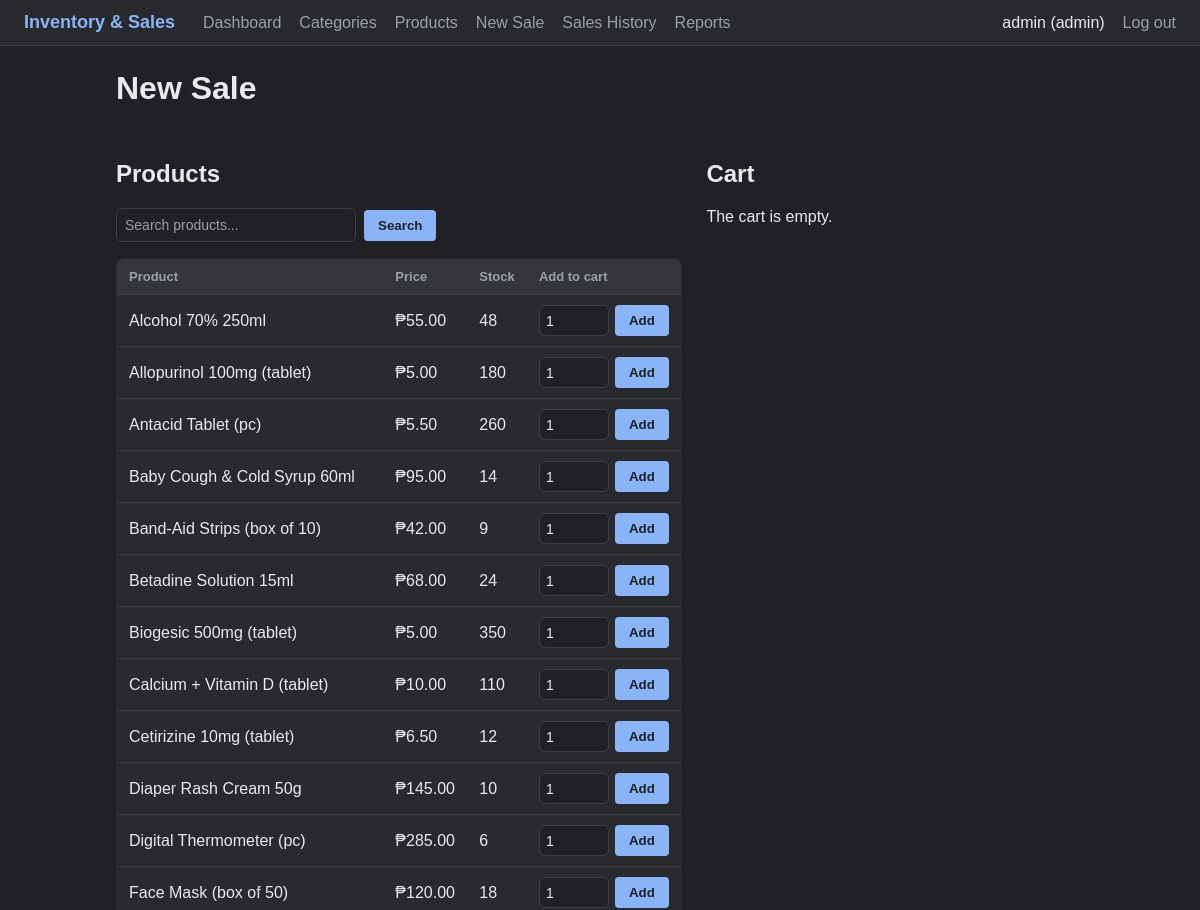
/pages/sales.php (signed in, upper part), run on an earlier commit of the app's database.
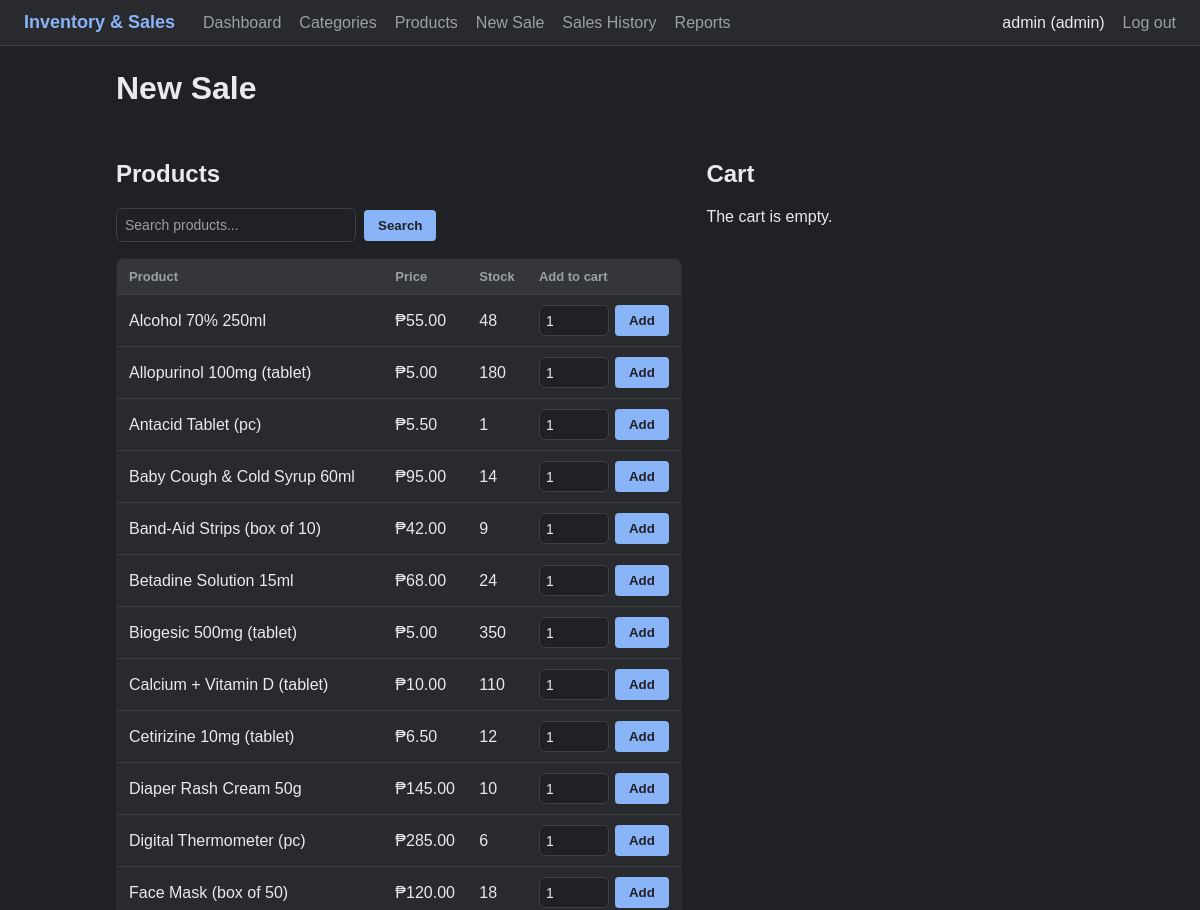
And on a later commit of the database.
### tables this page shows
CREATE TABLE `products` (
  `id` int(11) NOT NULL,
  `category_id` int(11) DEFAULT NULL,
  `name` varchar(150) NOT NULL,
  `price` decimal(10,2) NOT NULL,
  `stock` int(11) DEFAULT 0,
  `reorder_level` int(11) DEFAULT 5,
  `is_active` tinyint(1) NOT NULL DEFAULT 1
);

### pages/sales.php (the view, shortened to what this page needs)
<?php
require '../includes/db.php';
$q    = trim($_GET['q'] ?? '');
$like = "%$q%";
$stmt = $conn->prepare("SELECT id, name, price, stock FROM products WHERE is_active = 1 AND stock > 0 AND name LIKE ? ORDER BY name");
$stmt->bind_param("s", $like);
$stmt->execute();
$products = $stmt->get_result();
$cartLines = [];
require '../includes/header.php';
?>
<h1>New Sale</h1>
<div class="pos-grid">
    <section>
        <h2>Products</h2>
        <form method="GET" class="inline-form">
            <input type="text" name="q" placeholder="Search products..." value="<?= htmlspecialchars($q) ?>">
            <button type="submit">Search</button>
        </form>
        <table>
            <tr><th>Product</th><th>Price</th><th>Stock</th><th>Add to cart</th></tr>
            <?php while ($r = $products->fetch_assoc()): ?>
                <tr>
                    <td><?= htmlspecialchars($r['name']) ?></td>
                    <td>&#8369;<?= number_format($r['price'], 2) ?></td>
                    <td><?= (int)$r['stock'] ?></td>
                    <td>
                        <form method="POST" class="add-form">
                            <input type="number" name="qty" value="1" min="1" max="<?= (int)$r['stock'] ?>" class="qty-input">
                            <button type="submit">Add</button>
                        </form>
                    </td>
                </tr>
            <?php endwhile; ?>
        </table>
    </section>
    <section>
        <h2>Cart</h2>
        <?php if (!$cartLines): ?>
            <p>The cart is empty.</p>
        <?php endif; ?>
    </section>
</div>
<?php require '../includes/footer.php'; ?>

What changed in the data, as far as the page shows it:
changed products "Antacid Tablet (pc)": stock "260" → "1"
